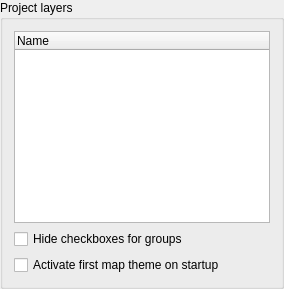
                <widget class="QGroupBox" name="gb_tree">
                 <property name="maximumSize">
                  <size>
                   <width>16777215</width>
                   <height>16777215</height>
                  </size>
                 </property>
                 <property name="title">
                  <string>Project layers</string>
                 </property>
                 <layout class="QGridLayout" name="gridLayout_15">
                  <item row="0" column="0">
                   <widget class="QTreeWidget" name="layer_tree">
                    <property name="sizePolicy">
                     <sizepolicy hsizetype="Minimum" vsizetype="Expanding">
                      <horstretch>0</horstretch>
                      <verstretch>0</verstretch>
                     </sizepolicy>
                    </property>
                    <property name="alternatingRowColors">
                     <bool>true</bool>
                    </property>
                    <property name="columnCount">
                     <number>1</number>
                    </property>
                    <attribute name="headerMinimumSectionSize">
                     <number>50</number>
                    </attribute>
                    <attribute name="headerDefaultSectionSize">
                     <number>57</number>
                    </attribute>
                    <attribute name="headerStretchLastSection">
                     <bool>true</bool>
                    </attribute>
                    <column>
                     <property name="text">
                      <string notr="true">Name</string>
                     </property>
                    </column>
                   </widget>
                  </item>
                  <item row="1" column="0">
                   <widget class="QCheckBox" name="cbHideGroupCheckbox">
                    <property name="text">
                     <string>Hide checkboxes for groups</string>
                    </property>
                   </widget>
                  </item>
                  <item row="2" column="0">
                   <widget class="QCheckBox" name="activate_first_map_theme">
                    <property name="text">
                     <string>Activate first map theme on startup</string>
                    </property>
                   </widget>
                  </item>
                 </layout>
                </widget>
